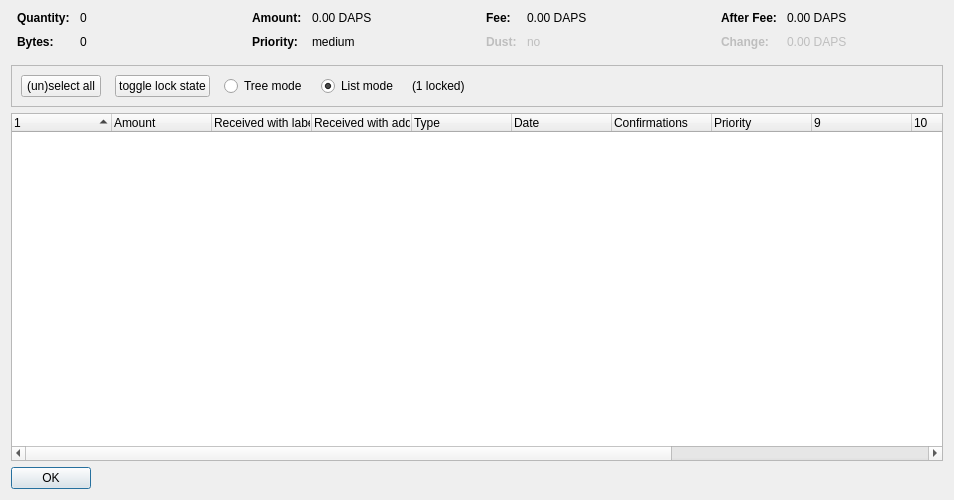
<?xml version="1.0" encoding="UTF-8"?>
<ui version="4.0">
 <class>CoinControlDialog</class>
 <widget class="QDialog" name="CoinControlDialog">
  <property name="geometry">
   <rect>
    <x>0</x>
    <y>0</y>
    <width>954</width>
    <height>500</height>
   </rect>
  </property>
  <property name="windowTitle">
   <string>Coin Selection</string>
  </property>
  <layout class="QVBoxLayout" name="verticalLayout">
   <item>
    <layout class="QHBoxLayout" name="horizontalLayoutTop" stretch="0,0,0,0">
     <property name="topMargin">
      <number>0</number>
     </property>
     <property name="bottomMargin">
      <number>10</number>
     </property>
     <item>
      <layout class="QFormLayout" name="formLayoutCoinControl1">
       <property name="horizontalSpacing">
        <number>10</number>
       </property>
       <property name="verticalSpacing">
        <number>10</number>
       </property>
       <property name="leftMargin">
        <number>6</number>
       </property>
       <property name="rightMargin">
        <number>6</number>
       </property>
       <item row="0" column="0">
        <widget class="QLabel" name="labelCoinControlQuantityText">
         <property name="font">
          <font>
           <weight>75</weight>
           <bold>true</bold>
          </font>
         </property>
         <property name="text">
          <string>Quantity:</string>
         </property>
        </widget>
       </item>
       <item row="0" column="1">
        <widget class="QLabel" name="labelCoinControlQuantity">
         <property name="cursor">
          <cursorShape>IBeamCursor</cursorShape>
         </property>
         <property name="contextMenuPolicy">
          <enum>Qt::ActionsContextMenu</enum>
         </property>
         <property name="text">
          <string notr="true">0</string>
         </property>
         <property name="textInteractionFlags">
          <set>Qt::LinksAccessibleByMouse|Qt::TextSelectableByKeyboard|Qt::TextSelectableByMouse</set>
         </property>
        </widget>
       </item>
       <item row="1" column="0">
        <widget class="QLabel" name="labelCoinControlBytesText">
         <property name="font">
          <font>
           <weight>75</weight>
           <bold>true</bold>
          </font>
         </property>
         <property name="text">
          <string>Bytes:</string>
         </property>
        </widget>
       </item>
       <item row="1" column="1">
        <widget class="QLabel" name="labelCoinControlBytes">
         <property name="cursor">
          <cursorShape>IBeamCursor</cursorShape>
         </property>
         <property name="contextMenuPolicy">
          <enum>Qt::ActionsContextMenu</enum>
         </property>
         <property name="text">
          <string notr="true">0</string>
         </property>
         <property name="textInteractionFlags">
          <set>Qt::LinksAccessibleByMouse|Qt::TextSelectableByKeyboard|Qt::TextSelectableByMouse</set>
         </property>
        </widget>
       </item>
      </layout>
     </item>
     <item>
      <layout class="QFormLayout" name="formLayoutCoinControl2">
       <property name="horizontalSpacing">
        <number>10</number>
       </property>
       <property name="verticalSpacing">
        <number>10</number>
       </property>
       <property name="leftMargin">
        <number>6</number>
       </property>
       <property name="rightMargin">
        <number>6</number>
       </property>
       <item row="0" column="0">
        <widget class="QLabel" name="labelCoinControlAmountText">
         <property name="font">
          <font>
           <weight>75</weight>
           <bold>true</bold>
          </font>
         </property>
         <property name="text">
          <string>Amount:</string>
         </property>
        </widget>
       </item>
       <item row="0" column="1">
        <widget class="QLabel" name="labelCoinControlAmount">
         <property name="cursor">
          <cursorShape>IBeamCursor</cursorShape>
         </property>
         <property name="contextMenuPolicy">
          <enum>Qt::ActionsContextMenu</enum>
         </property>
         <property name="text">
          <string notr="true">0.00 DAPS</string>
         </property>
         <property name="textInteractionFlags">
          <set>Qt::LinksAccessibleByMouse|Qt::TextSelectableByKeyboard|Qt::TextSelectableByMouse</set>
         </property>
        </widget>
       </item>
       <item row="1" column="0">
        <widget class="QLabel" name="labelCoinControlPriorityText">
         <property name="font">
          <font>
           <weight>75</weight>
           <bold>true</bold>
          </font>
         </property>
         <property name="text">
          <string>Priority:</string>
         </property>
        </widget>
       </item>
       <item row="1" column="1">
        <widget class="QLabel" name="labelCoinControlPriority">
         <property name="cursor">
          <cursorShape>IBeamCursor</cursorShape>
         </property>
         <property name="contextMenuPolicy">
          <enum>Qt::ActionsContextMenu</enum>
         </property>
         <property name="text">
          <string>medium</string>
         </property>
         <property name="textInteractionFlags">
          <set>Qt::LinksAccessibleByMouse|Qt::TextSelectableByKeyboard|Qt::TextSelectableByMouse</set>
         </property>
        </widget>
       </item>
      </layout>
     </item>
     <item>
      <layout class="QFormLayout" name="formLayoutCoinControl3">
       <property name="horizontalSpacing">
        <number>10</number>
       </property>
       <property name="verticalSpacing">
        <number>10</number>
       </property>
       <property name="leftMargin">
        <number>6</number>
       </property>
       <property name="rightMargin">
        <number>6</number>
       </property>
       <item row="0" column="0">
        <widget class="QLabel" name="labelCoinControlFeeText">
         <property name="font">
          <font>
           <weight>75</weight>
           <bold>true</bold>
          </font>
         </property>
         <property name="text">
          <string>Fee:</string>
         </property>
        </widget>
       </item>
       <item row="0" column="1">
        <widget class="QLabel" name="labelCoinControlFee">
         <property name="cursor">
          <cursorShape>IBeamCursor</cursorShape>
         </property>
         <property name="contextMenuPolicy">
          <enum>Qt::ActionsContextMenu</enum>
         </property>
         <property name="text">
          <string notr="true">0.00 DAPS</string>
         </property>
         <property name="textInteractionFlags">
          <set>Qt::LinksAccessibleByMouse|Qt::TextSelectableByKeyboard|Qt::TextSelectableByMouse</set>
         </property>
        </widget>
       </item>
       <item row="1" column="0">
        <widget class="QLabel" name="labelCoinControlLowOutputText">
         <property name="enabled">
          <bool>false</bool>
         </property>
         <property name="font">
          <font>
           <weight>75</weight>
           <bold>true</bold>
          </font>
         </property>
         <property name="text">
          <string>Dust:</string>
         </property>
        </widget>
       </item>
       <item row="1" column="1">
        <widget class="QLabel" name="labelCoinControlLowOutput">
         <property name="enabled">
          <bool>false</bool>
         </property>
         <property name="cursor">
          <cursorShape>IBeamCursor</cursorShape>
         </property>
         <property name="contextMenuPolicy">
          <enum>Qt::ActionsContextMenu</enum>
         </property>
         <property name="text">
          <string>no</string>
         </property>
         <property name="textInteractionFlags">
          <set>Qt::LinksAccessibleByMouse|Qt::TextSelectableByKeyboard|Qt::TextSelectableByMouse</set>
         </property>
        </widget>
       </item>
      </layout>
     </item>
     <item>
      <layout class="QFormLayout" name="formLayoutCoinControl4">
       <property name="horizontalSpacing">
        <number>10</number>
       </property>
       <property name="verticalSpacing">
        <number>10</number>
       </property>
       <property name="leftMargin">
        <number>6</number>
       </property>
       <property name="rightMargin">
        <number>6</number>
       </property>
       <item row="0" column="0">
        <widget class="QLabel" name="labelCoinControlAfterFeeText">
         <property name="font">
          <font>
           <weight>75</weight>
           <bold>true</bold>
          </font>
         </property>
         <property name="text">
          <string>After Fee:</string>
         </property>
        </widget>
       </item>
       <item row="0" column="1">
        <widget class="QLabel" name="labelCoinControlAfterFee">
         <property name="cursor">
          <cursorShape>IBeamCursor</cursorShape>
         </property>
         <property name="contextMenuPolicy">
          <enum>Qt::ActionsContextMenu</enum>
         </property>
         <property name="text">
          <string notr="true">0.00 DAPS</string>
         </property>
         <property name="textInteractionFlags">
          <set>Qt::LinksAccessibleByMouse|Qt::TextSelectableByKeyboard|Qt::TextSelectableByMouse</set>
         </property>
        </widget>
       </item>
       <item row="1" column="0">
        <widget class="QLabel" name="labelCoinControlChangeText">
         <property name="enabled">
          <bool>false</bool>
         </property>
         <property name="font">
          <font>
           <weight>75</weight>
           <bold>true</bold>
          </font>
         </property>
         <property name="text">
          <string>Change:</string>
         </property>
        </widget>
       </item>
       <item row="1" column="1">
        <widget class="QLabel" name="labelCoinControlChange">
         <property name="enabled">
          <bool>false</bool>
         </property>
         <property name="cursor">
          <cursorShape>IBeamCursor</cursorShape>
         </property>
         <property name="contextMenuPolicy">
          <enum>Qt::ActionsContextMenu</enum>
         </property>
         <property name="text">
          <string notr="true">0.00 DAPS</string>
         </property>
         <property name="textInteractionFlags">
          <set>Qt::LinksAccessibleByMouse|Qt::TextSelectableByKeyboard|Qt::TextSelectableByMouse</set>
         </property>
        </widget>
       </item>
      </layout>
     </item>
    </layout>
   </item>
   <item>
    <widget class="QFrame" name="frame">
     <property name="minimumSize">
      <size>
       <width>0</width>
       <height>40</height>
      </size>
     </property>
     <property name="frameShape">
      <enum>QFrame::StyledPanel</enum>
     </property>
     <property name="frameShadow">
      <enum>QFrame::Sunken</enum>
     </property>
     <layout class="QHBoxLayout" name="horizontalLayout">
      <item>
       <layout class="QHBoxLayout" name="horizontalLayoutPanel" stretch="0,0,0,0,0,0">
        <property name="spacing">
         <number>14</number>
        </property>
        <item>
         <widget class="QPushButton" name="pushButtonSelectAll">
          <property name="sizePolicy">
           <sizepolicy hsizetype="Maximum" vsizetype="Fixed">
            <horstretch>0</horstretch>
            <verstretch>0</verstretch>
           </sizepolicy>
          </property>
          <property name="text">
           <string>(un)select all</string>
          </property>
          <property name="autoDefault">
           <bool>false</bool>
          </property>
         </widget>
        </item>
        <item>
         <widget class="QPushButton" name="pushButtonToggleLock">
          <property name="sizePolicy">
           <sizepolicy hsizetype="Maximum" vsizetype="Fixed">
            <horstretch>0</horstretch>
            <verstretch>0</verstretch>
           </sizepolicy>
          </property>
          <property name="text">
           <string>toggle lock state</string>
          </property>
          <property name="autoDefault">
           <bool>false</bool>
          </property>
         </widget>
        </item>
        <item>
         <widget class="QRadioButton" name="radioTreeMode">
          <property name="sizePolicy">
           <sizepolicy hsizetype="Maximum" vsizetype="Fixed">
            <horstretch>0</horstretch>
            <verstretch>0</verstretch>
           </sizepolicy>
          </property>
          <property name="text">
           <string>Tree mode</string>
          </property>
         </widget>
        </item>
        <item>
         <widget class="QRadioButton" name="radioListMode">
          <property name="sizePolicy">
           <sizepolicy hsizetype="Maximum" vsizetype="Fixed">
            <horstretch>0</horstretch>
            <verstretch>0</verstretch>
           </sizepolicy>
          </property>
          <property name="text">
           <string>List mode</string>
          </property>
          <property name="checked">
           <bool>true</bool>
          </property>
         </widget>
        </item>
        <item>
         <widget class="QLabel" name="labelLocked">
          <property name="text">
           <string>(1 locked)</string>
          </property>
         </widget>
        </item>
        <item>
         <spacer name="horizontalSpacer">
          <property name="orientation">
           <enum>Qt::Horizontal</enum>
          </property>
          <property name="sizeHint" stdset="0">
           <size>
            <width>40</width>
            <height>20</height>
           </size>
          </property>
         </spacer>
        </item>
       </layout>
      </item>
     </layout>
    </widget>
   </item>
   <item>
    <widget class="CoinControlTreeWidget" name="treeWidget">
     <property name="contextMenuPolicy">
      <enum>Qt::CustomContextMenu</enum>
     </property>
     <property name="sortingEnabled">
      <bool>false</bool>
     </property>
     <property name="columnCount">
      <number>13</number>
     </property>
     <attribute name="headerShowSortIndicator" stdset="0">
      <bool>true</bool>
     </attribute>
     <attribute name="headerStretchLastSection">
      <bool>false</bool>
     </attribute>
     <column>
      <property name="text">
       <string/>
      </property>
     </column>
     <column>
      <property name="text">
       <string>Amount</string>
      </property>
     </column>
     <column>
      <property name="text">
       <string>Received with label</string>
      </property>
     </column>
     <column>
      <property name="text">
       <string>Received with address</string>
      </property>
     </column>
     <column>
      <property name="text">
       <string>Type</string>
      </property>
     </column>
     <column>
      <property name="text">
       <string>Date</string>
      </property>
     </column>
     <column>
      <property name="text">
       <string>Confirmations</string>
      </property>
      <property name="toolTip">
       <string>Confirmed</string>
      </property>
     </column>
     <column>
      <property name="text">
       <string>Priority</string>
      </property>
     </column>
     <column>
      <property name="text">
       <string/>
      </property>
     </column>
     <column>
      <property name="text">
       <string/>
      </property>
     </column>
     <column>
      <property name="text">
       <string/>
      </property>
     </column>
     <column>
      <property name="text">
       <string/>
      </property>
     </column>
     <column>
      <property name="text">
       <string/>
      </property>
     </column>
    </widget>
   </item>
   <item>
    <widget class="QDialogButtonBox" name="buttonBox">
     <property name="sizePolicy">
      <sizepolicy hsizetype="Maximum" vsizetype="Fixed">
       <horstretch>0</horstretch>
       <verstretch>0</verstretch>
      </sizepolicy>
     </property>
     <property name="orientation">
      <enum>Qt::Horizontal</enum>
     </property>
     <property name="standardButtons">
      <set>QDialogButtonBox::Ok</set>
     </property>
    </widget>
   </item>
  </layout>
 </widget>
 <customwidgets>
  <customwidget>
   <class>CoinControlTreeWidget</class>
   <extends>QTreeWidget</extends>
   <header>coincontroltreewidget.h</header>
  </customwidget>
 </customwidgets>
 <resources/>
 <connections/>
</ui>
